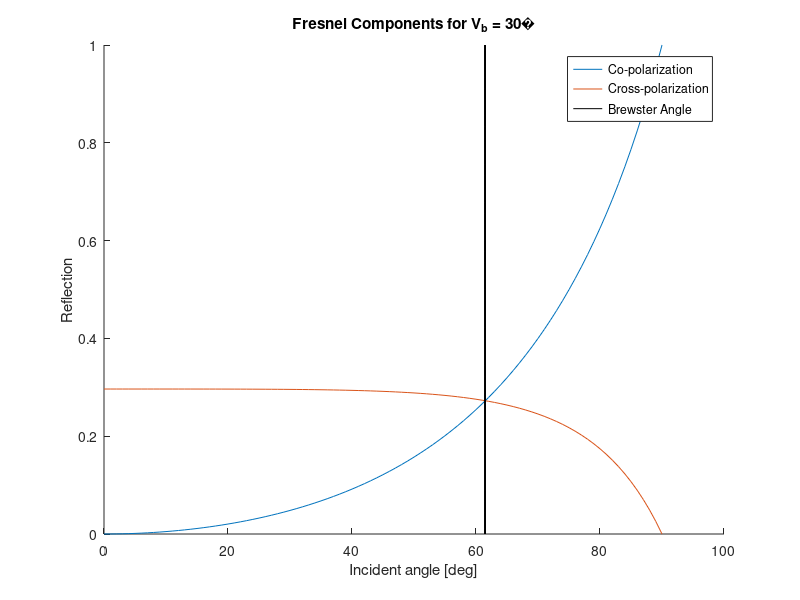

Here is the MATLAB script that generated this plot:
clear; close; clc
theta=0:1:90;
Vb=30;
er=3.12+0.009*Vb;
ei=0.04+0.005*Vb;
e=er-1i*ei;
c=3e8;
f=1575.42e6;
lambda=c/f;
alpha=2*pi/lambda*imag(sqrt(e));
d=1/2/alpha;
thetab = rad2deg(atan(sqrt(e)));
cs=cos(deg2rad(theta));
sn=sin(deg2rad(theta));
Rvv=(e.*cs-sqrt(e-sn.^2))./(e.*cs+sqrt(e-sn.^2));
Rhh=(cs-sqrt(e-sn.^2))./(cs+sqrt(e-sn.^2));
Rco=(Rvv+Rhh)/2;
Rcs=(Rvv-Rhh)/2;
figure; hold
plot(theta,real(-Rco))
plot(theta,real(Rcs))
plot(real(thetab)*ones(91),linspace(0,1,91),'k')
xlabel('Incident angle [deg]')
ylabel('Reflection')
title(['Fresnel Components for V_{b} = 30' char(8240)])
legend('Co-polarization', 'Cross-polarization', 'Brewster Angle')
